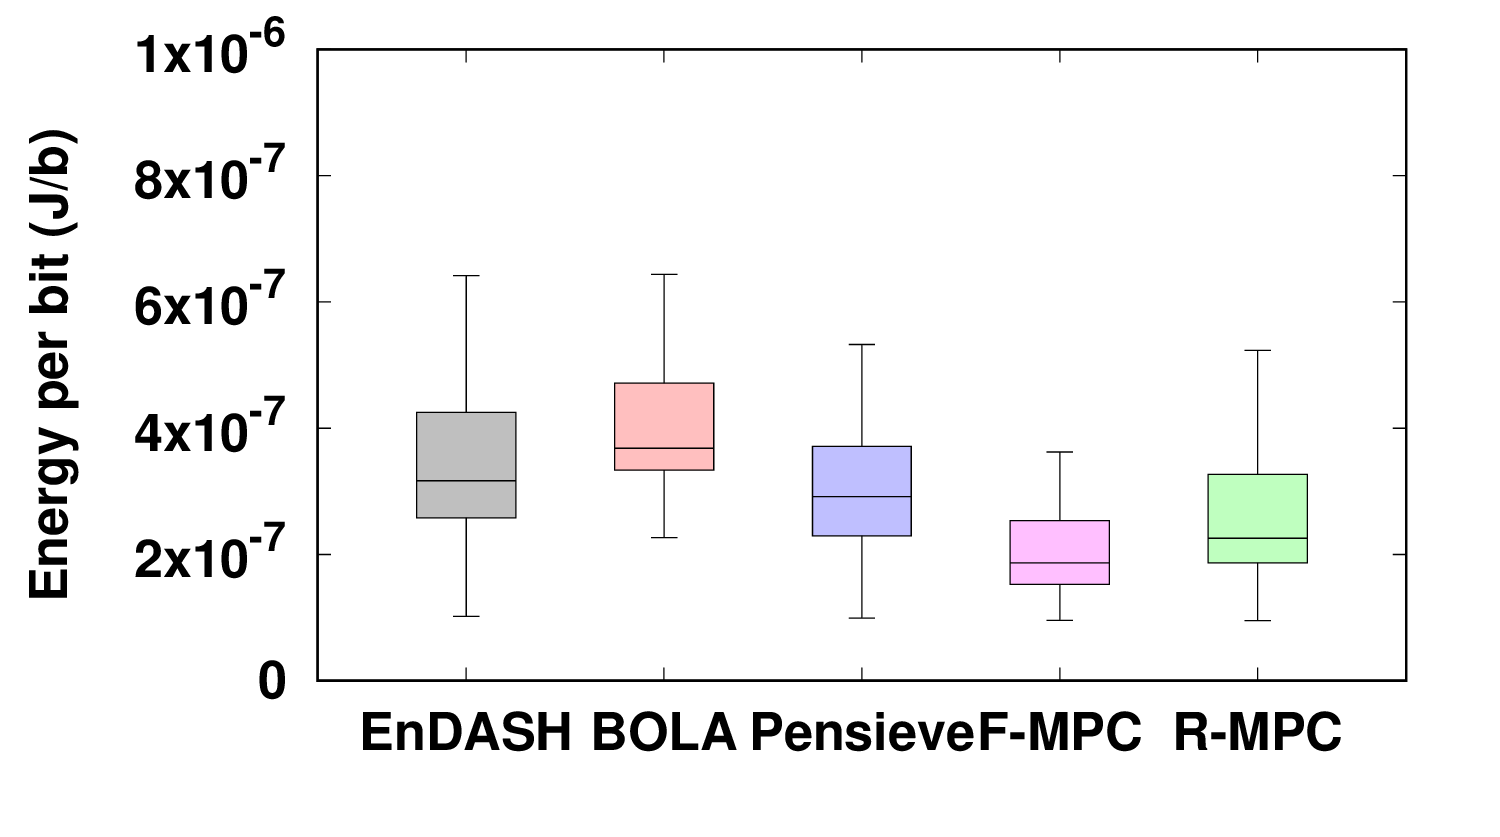

Write gnuplot code to recreate this figure.
set terminal postscript eps enhanced color font 'Helvetica Bold,25'
set output "EnergyPerBit.eps"
set size 1, 0.8
set bmargin 3

set style fill solid 0.25 border -1
set style boxplot nooutliers
set style data boxplot


set yrange [0:1e-6]

#set ytics 1000

colors = "black red blue magenta green #800000"
abrs = "bola pensieve fmpc rmpc"
legends = "BOLA Pensieve F-MPC R-MPC"

set ylabel "Energy per bit (J/b)"

set xtics()
set for [i=1:words(abrs)] xtics add (word(legends, i) i)
set xtics add ("EnDASH" 0)

plot \
    'bola/PowerEnv.dat' u (0):($2/(1000 * $5 * $6)) lc rgb word(colors, 1) notitle, \
    for [i=1:words(legends)] word(abrs, i).'/PowerMeasure.dat' u (i):($2/(1000 * $5 * $6)) lc rgb word(colors, i+1) notitle

#[[1, 'QoEs'], [2, 'totalEnergies'], [3, 'totalTimes'], [4, 'totalStallTime'], [5, 'videoDuration'], [6, 'avgBitrate'], [7, 'avgSmoothness']]
